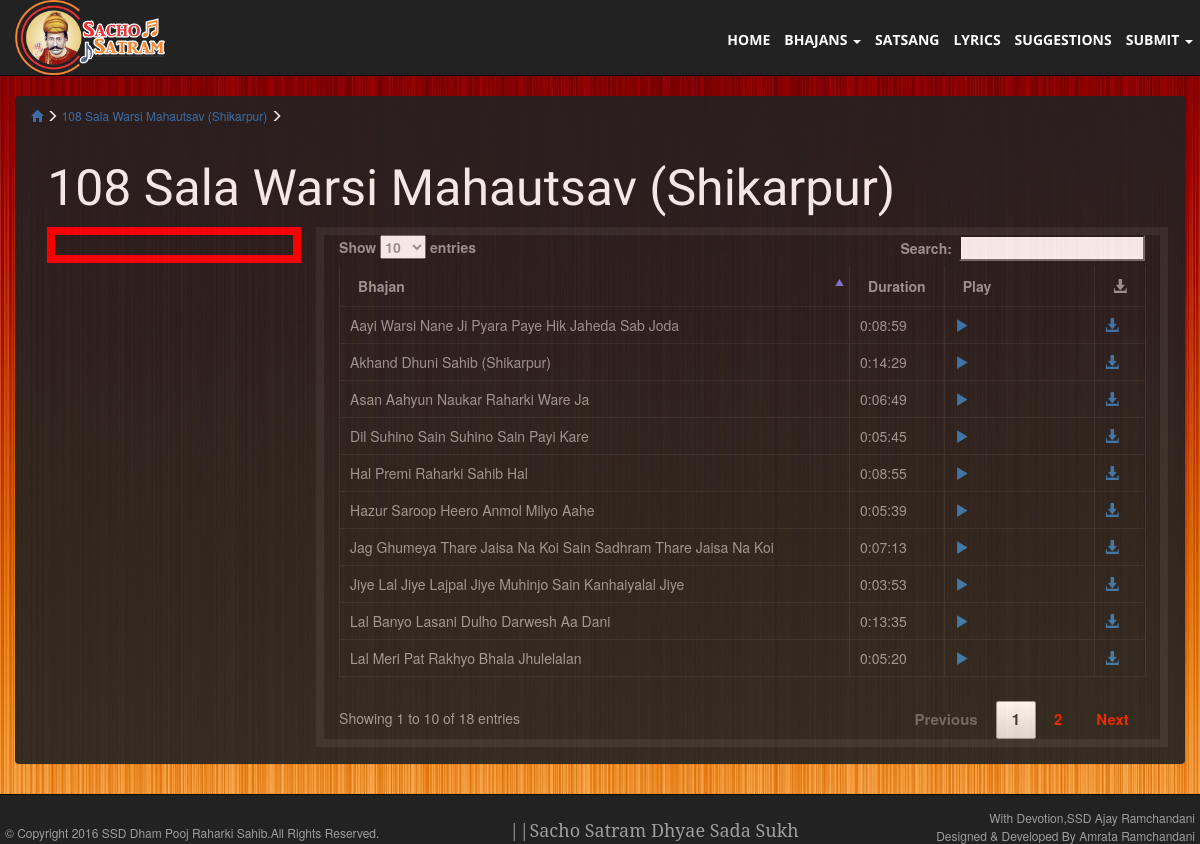
Screenshot of /WebsiteSourceCode/single-albumUC.php?album=108 Sala Warsi Mahautsav (Shikarpur) with the database file from the repository.
### tables this page shows
CREATE TABLE `bhajans` (
  `Bhajan` varchar(100) NOT NULL,
  `Artist` varchar(40) DEFAULT NULL,
  `Album` varchar(100) NOT NULL,
  `Duration` varchar(10) NOT NULL,
  `Size` varchar(10) NOT NULL,
  `Location` varchar(200) NOT NULL,
  `Year` varchar(20) NOT NULL,
  `Downloads` int(10) NOT NULL DEFAULT '0'
);

### WebsiteSourceCode/single-albumUC.php (the view, shortened to what this page needs)
<?php
$Album=$_GET['album'];
  $PageURL=$_GET['pageURL'];
?>
<!DOCTYPE html>
<html lang="en">
  <head>
    <?php include("libraries.php");?>
  </head>
  <body>
    <?php include("navigation.php");?>
    <div class=container-fluid >
      <div class="panel" id="albumPanel">
        <div class="panel-heading" style=" font-size: 12px; color: white">
          <a href="index.php">
            <i class="glyphicon glyphicon-home">
            </i>
          </a>
          <i class="glyphicon glyphicon-menu-right">
          </i>
     <a href=" <?php echo $PageURL ?>">  <?php echo "$Album";?> </a>
          <i class="glyphicon glyphicon-menu-right">
          </i>
        </div>
        <div class="panel-body" id="albumsBlocks">
          <div class=row>
            <div class=col-md-12>
              <h6 style="font-family: 'Chathura', sans-serif; font-size: 50px; color: white">
                <?php echo $Album;?>
              </h6>
            </div>
          </div>
          <div class=row>
            <div class="col-xs-12 col-md-3">
              <div class=col-md-12 style="padding:0;border:8px solid red">
              </div>
            </div>
            <div class="col-xs-12 col-md-9 table-responsive" style="border:8px solid #303030" id="htmlPlayer">
              <table class="display cell-border table"  id="example" cellspacing="0" width="100%" style="color:#9d9d9d;">
                <thead>
                  <tr>
                    <th style="width:70%;">Bhajan
                    </th>
                    <th class="no-sort" style="width:10%;">Duration
                    </th>
                    <th class="no-sort" style="width:20%;">Play
                    </th>
                    <th class="no-sort" style="width:0%;">
                      <i class='glyphicon glyphicon-download-alt'>
                      </i>
                    </th>
                  </tr>
                </thead>
                <tbody>
                  <?php
$fetchSql="SELECT * FROM bhajans where Album='$Album' ";
$query_result = mysqli_query($conn,$fetchSql);
while($record = mysqli_fetch_array($query_result))
{
$Bhajan=$record['Bhajan'];
$Duration=$record['Duration'];
$Location=$record['Location'];
echo "<tr >";
echo "<td style='width:70%;'>$Bhajan</td>";
echo "<td style='width:10%;'>$Duration</td>";
echo "<td style='width:20%;'>
<audio id='audio'><source src='$Location' type='audio/mpeg' /></audio>
<a  id='stop' class='stop' style='display:none;' title='Stop Background Music'>
<i class='glyphicon glyphicon-stop' >
</i>
</a>
<a  id='play' class='play' title='Play Background Music'>
<i class='glyphicon glyphicon-play' >
</i>
</a>
</td>";
echo "<td style='width:0%;'><a href='downloads.php?location=$Location&&bhajan=$Bhajan'><i class='glyphicon glyphicon-download-alt'></i></a></td>";
echo "</tr>";
} ?>
                </tbody>
              </table>
            </div>
          </div>
        </div>
      </div>
    </div>
  <?php include("footer.php");?>
  </body>
</html>

### WebsiteSourceCode/css/bhajanWebsite.css (style rules this page uses)
body { background-image:url('../images/bg1200.jpg'); background-repeat:no-repeat; background-attachment:fixed; padding-top: 8%; padding-bottom:5%; }
#albumPanel { background-color:#222; opacity:0.9; }
.row { margin:0.1%; }
.no-sort { pointer-events: none !important; cursor: default !important; }
.no-sort { background-image: none !important; }

### WebsiteSourceCode/css/jplayer.css (style rules this page uses)
.ttw-music-player .more, .ttw-music-player .tracklist li, { -webkit-transition: all 0.5s ease; -moz-transition: all 0.5s ease; -o-transition: all 0.5s ease; transition: all 0.5s ease; }

### rows the page displays
bhajans: Bhajan "Aayi Warsi Nane Ji Pyara Paye Hik Jaheda Sab Joda", Duration "0:08:59"
bhajans: Bhajan "Akhand Dhuni Sahib (Shikarpur)", Duration "0:14:29"
bhajans: Bhajan "Asan Aahyun Naukar Raharki Ware Ja", Duration "0:06:49"
bhajans: Bhajan "Dil Suhino Sain Suhino Sain Payi Kare", Duration "0:05:45"
bhajans: Bhajan "Hal Premi Raharki Sahib Hal", Duration "0:08:55"
bhajans: Bhajan "Hazur Saroop Heero Anmol Milyo Aahe", Duration "0:05:39"
bhajans: Bhajan "Jag Ghumeya Thare Jaisa Na Koi Sain Sadhram Thare Jaisa Na Koi", Duration "0:07:13"
bhajans: Bhajan "Jiye Lal Jiye Lajpal Jiye Muhinjo Sain Kanhaiyalal Jiye", Duration "0:03:53"
bhajans: Bhajan "Lal Banyo Lasani Dulho Darwesh Aa Dani", Duration "0:13:35"
bhajans: Bhajan "Lal Meri Pat Rakhyo Bhala Jhulelalan", Duration "0:05:20"

### other values shown
$Album "108 Sala Warsi Mahautsav (Shikarpur)"
